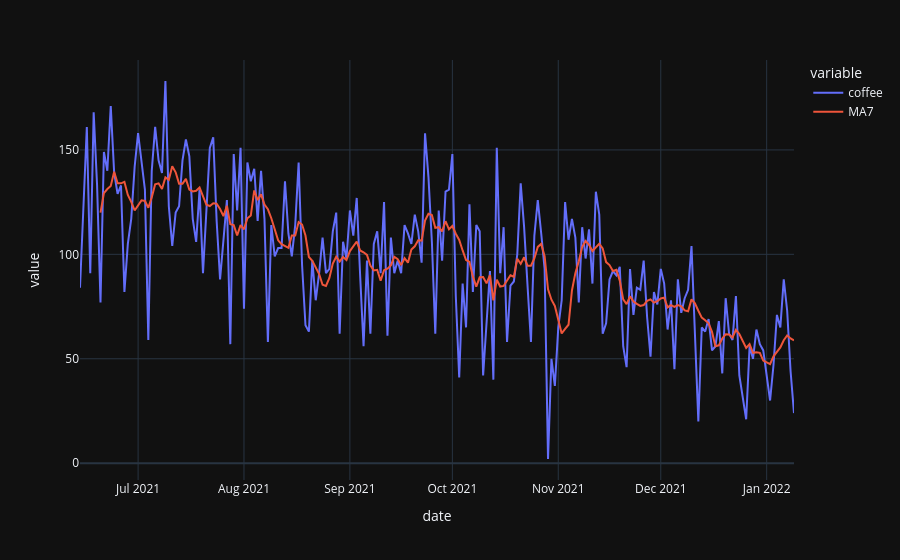

The notebook cell saved with this chart:
### Code cell
coffee_2 = coffee.copy()
coffee_2["MA7"] = coffee_2["coffee"].rolling(7).mean()
fig = px.line(coffee_2, x = coffee_2.index, y = ["coffee", "MA7"],
             template = "plotly_dark")
fig.show()

### Figure 1 — Plotly figure (JSON) as saved in the notebook; plotly's stock layout.template omitted (floating-point values rounded to 4 significant figures; data arrays with more than 128 entries replaced by an {"elided": "..."} marker saying what was removed)
{"data": [{"hovertemplate": "variable=coffee<br>date=%{x}<br>value=%{y}<extra></extra>", "legendgroup": "coffee", "line": {"color": "#636efa", "dash": "solid"}, "marker": {"symbol": "circle"}, "mode": "lines", "name": "coffee", "orientation": "v", "showlegend": true, "type": "scatter", "x": {"elided": "208 str values"}, "xaxis": "x", "y": {"elided": "208 int values"}, "yaxis": "y"}, {"hovertemplate": "variable=MA7<br>date=%{x}<br>value=%{y}<extra></extra>", "legendgroup": "MA7", "line": {"color": "#EF553B", "dash": "solid"}, "marker": {"symbol": "circle"}, "mode": "lines", "name": "MA7", "orientation": "v", "showlegend": true, "type": "scatter", "x": {"elided": "208 str values"}, "xaxis": "x", "y": {"elided": "208 float values"}, "yaxis": "y"}], "layout": {"autosize": true, "legend": {"title": {"text": "variable"}, "tracegroupgap": 0}, "margin": {"t": 60}, "xaxis": {"anchor": "y", "autorange": true, "domain": [0, 1], "range": ["2021-06-14", "2022-01-09"], "title": {"text": "date"}, "type": "date"}, "yaxis": {"anchor": "x", "autorange": true, "domain": [0, 1], "range": [-8.056, 193.1], "title": {"text": "value"}, "type": "linear"}}}
